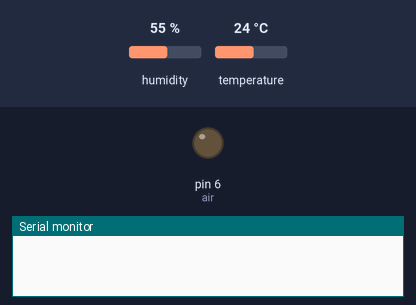
Recording of a sketch running on a simulated Arduino Uno, built with avr-gcc and run on an emulated ATmega328P. On the bench: output pins drawn as LEDs (lit = HIGH), the last lines printed to the serial monitor. The inputs (shaded band) are chosen by the test bench; at power-on: temperature 24 °C, humidity 55 %.

Above: at 1.2 s.
1.3 s: temperature set to 21 °C
At 3.6 s:
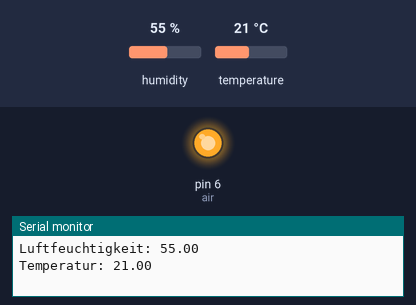
4.5 s: temperature set to 18 °C
Timing chart, 0 to 7.5 s (numbered marks = the images above; inputs shaded):
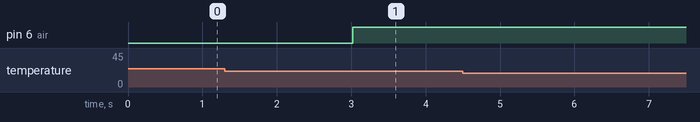

The sketch:

sketch_arduino_projekt.ino
```cpp
#include "DHT.h"
#define DHTTYPE DHT11
#define dhtpin 2
#define air 6
DHT dht(dhtpin, DHTTYPE);
void setup() {
  // put your setup code here, to run once:
  pinMode(air, OUTPUT);
  Serial.begin(9600);
  dht.begin(); // Damit wird der Sensor aktiviert.
}

void loop() {
  // put your main code here, to run repeatedly:
  delay(2000);
  float feuchtigkeit = dht.readHumidity(); // Liest die Feuchtigkeit des Sensors.
  float temperatur = dht.readTemperature(); // Liest die Feuchtigkeit des Sensors.
  delay(1000);
  while(temperatur >= 20.0f) // Solange die Temperatur über 20 Grad ist läuft der Lüfter.
  {
    luefter();
  Serial.print("Luftfeuchtigkeit: ");
  Serial.println(feuchtigkeit);
  Serial.print("Temperatur: ");
  Serial.println(temperatur);
  delay(1000);
  }
  digitalWrite(air,LOW);
  Serial.println("Temperatur ist unter dem ");
  Serial.print("Temperatur: ");
  Serial.println(temperatur);
  delay(500);
}


void luefter()
{
  digitalWrite(air, HIGH);
}
```
